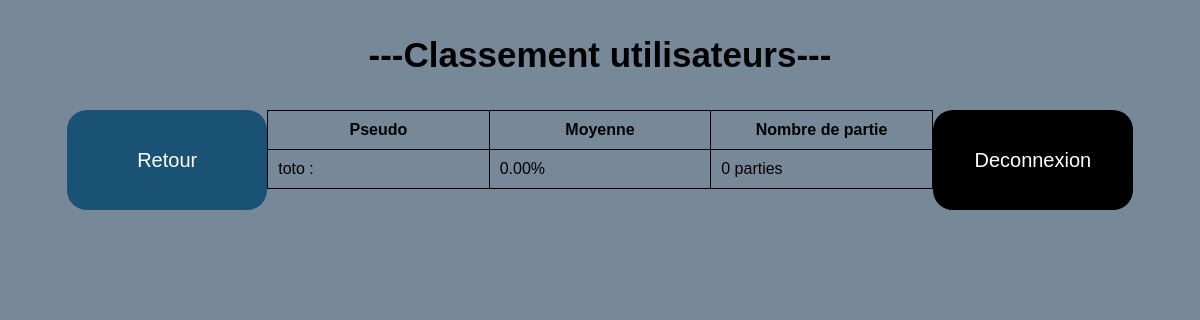
Page /index.php?action=classement (signed in) on the committed database.
### tables this page shows
CREATE TABLE `utilisateur` (
  `id` int(11) NOT NULL,
  `loginUser` varchar(15) NOT NULL,
  `passwd` char(60) NOT NULL,
  `resultat` float DEFAULT NULL,
  `nb_essai` int(11) DEFAULT NULL,
  `connection` int(11) NOT NULL
);

### controllers/controllerAdmUse.php (called while the page is built, shortened)
<?php
function ecranClassement()
{
    try {
        $userManager = new UtilisateurManager();
        $listeScoreJoueur = $userManager->getAllUserByScore();
        require 'views\adm_jou\vueClassement.php';
    } catch (Exception $e) {
        $msgError = $e->getMessage();
        require 'views\vueErrorConnexion.php';
    }
}

### models/DBManager.php (called while the page is built)
<?php
class DBManager
{
    private $serveur = "localhost";
    private $dbName = "quiz";
    private $user = "root";
    private $pass = "";
    public function getBdd()
    {
        $bdd = new PDO('mysql:host=' . $this->serveur . ';dbname=' . $this->dbName, $this->user, $this->pass);
        $bdd->setAttribute(PDO::ATTR_ERRMODE, PDO::ERRMODE_EXCEPTION);
        return $bdd;
    }
}

### models/UtilisateurManager.php (called while the page is built, shortened)
<?php
class UtilisateurManager
{
    public function getAllUserByScore()
    {
        $db = new DBManager();
        $requete = $db->getBdd()->prepare("SELECT id, loginUser, resultat, nb_essai FROM utilisateur WHERE id != 1 ORDER BY resultat DESC, nb_essai ASC");
        $requete->execute();
        $listeClassement = $requete->fetchAll();
        return $listeClassement;
    }
}

### views/adm_jou/vueClassement.php (the view, shortened to what this page needs)
<!DOCTYPE html>
<html>
<head>
    <link rel="stylesheet" type="text/css" href="divers\css\styles.css">
</head>
<body>
    <h3 class="titresPage">---Classement utilisateurs---</h3>
    <div>
        <a href="index.php">
            <button class="buttonDeco">Deconnexion</button>
        </a>
        <a href="index.php?action=typeUser">
            <button class="buttonClassement">Retour</button>
        </a>
    </div>
    <table class="quadrillageTable">
        <thead>
            <tr>
                <th class="quadrillageTable" width="20%">Pseudo</th>
                <th class="quadrillageTable" width="20%">Moyenne</th>
                <th class="quadrillageTable" width="20%">Nombre de partie</th>
            </tr>
        </thead>
        <tbody>
            <?php
            if (!empty($listeScoreJoueur)) {
                foreach ($listeScoreJoueur as $ligneDeScore) :
            ?>
                    <tr>
                        <td class="quadrillageTable"><?php echo $ligneDeScore["loginUser"] . " : "; ?></td>
                        <td class="quadrillageTable"><?php echo number_format($ligneDeScore["resultat"] * 10, 2) . "%"; ?></td>
                        <td class="quadrillageTable"><?php echo $ligneDeScore["nb_essai"] . " parties "; ?></td>
                    </tr>
            <?php
                endforeach;
            }
            ?>
        </tbody>
    </table>
</body>
</html>

### divers/css/styles.css (style rules this page uses)
.buttonDeco { background-color: black; color: white; cursor: pointer; border-radius: 20px; border-style: solid; font-size: 20px; width: 200px; height: 100px; border: 0; float: right; margin-right: 5%; }
.buttonClassement { background-color: #1A5276; color: white; cursor: pointer; border-radius: 20px; border-style: solid; font-size: 20px; width: 200px; height: 100px; border: 0; float: left; margin-left: 5%; }
.quadrillageTable { padding: 10px; border: 1px solid black; border-collapse: collapse; }
table { margin-right: auto; margin-left: auto; }
* { font-family: 'Trebuchet MS', 'Lucida Sans Unicode', 'Lucida Grande', 'Lucida Sans', Arial, sans-serif; }
.titresPage { font-size: 35px; text-align: center; }
body { background: #778899; }

### rows in the picture
utilisateur: loginUser "toto", $ligneDeScore['resultat']*10 "0.00", nb_essai "0"
